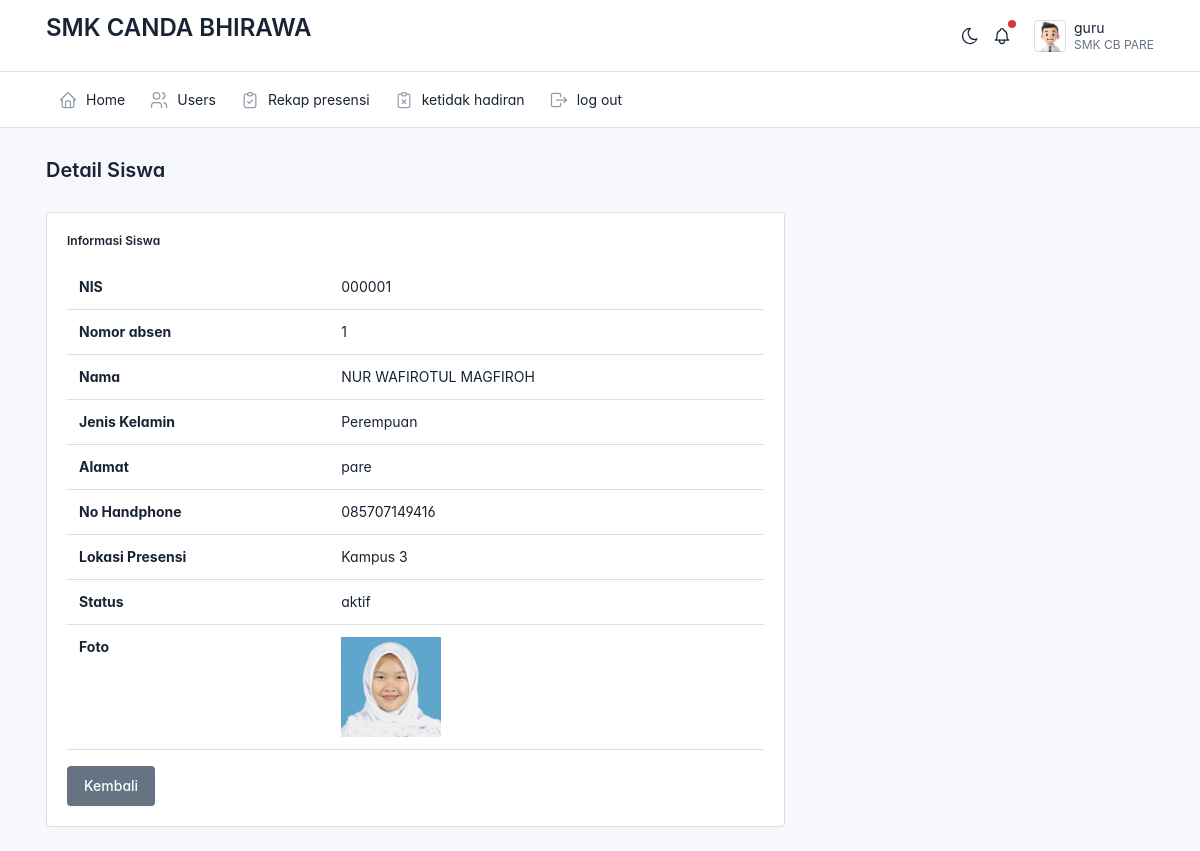
The page /pegawai/data_users/diteil.php?nis=000001 (signed in) on the database its author committed.
### tables this page shows
CREATE TABLE `siswa` (
  `id` int(11) NOT NULL,
  `nis` varchar(225) NOT NULL,
  `no_absen` varchar(2) NOT NULL,
  `nama` varchar(225) NOT NULL,
  `kelas` varchar(50) NOT NULL,
  `jenis_kelamin` varchar(20) NOT NULL,
  `alamat` varchar(20) NOT NULL,
  `no_handphone` varchar(50) NOT NULL,
  `lokasi_presensi` varchar(50) NOT NULL,
  `foto` varchar(67) NOT NULL,
  `status` varchar(12) NOT NULL
);

### pegawai/data_users/diteil.php (the view, shortened to what this page needs)
<?php
require_once('../../config.php');
$nis = $_GET['nis'] ?? null;
$stmt = $conection->prepare("SELECT * FROM siswa WHERE nis = ?");
$stmt->bind_param("s", $nis);
$stmt->execute();
$result = $stmt->get_result();
$student = $result->fetch_assoc();
include('../layout/header.php');
?>
<div class="page-header d-print-none">
    <div class="container-xl">
        <div class="row g-2 align-items-center">
            <div class="col">
                <h2 class="page-title">Detail Siswa</h2>
            </div>
        </div>
    </div>
</div>
<div class="page-body">
    <div class="container-xl">
        <div class="card col-md-8">
            <div class="card-body">
                <h5>Informasi Siswa</h5>
                <table class="table">
                    <tr>
                        <th>NIS</th>
                        <td><?= htmlspecialchars($student['nis']); ?></td>
                    </tr>
                    <tr>
                        <th>Nomor absen</th>
                        <td><?= htmlspecialchars($student['no_absen']); ?></td>
                    </tr>
                    <tr>
                        <th>Nama</th>
                        <td><?= htmlspecialchars($student['nama']); ?></td>
                    </tr>
                    <tr>
                        <th>Jenis Kelamin</th>
                        <td><?= htmlspecialchars($student['jenis_kelamin']); ?></td>
                    </tr>
                    <tr>
                        <th>Alamat</th>
                        <td><?= htmlspecialchars($student['alamat']); ?></td>
                    </tr>
                    <tr>
                        <th>No Handphone</th>
                        <td><?= htmlspecialchars($student['no_handphone']); ?></td>
                    </tr>
                    <tr>
                        <th>Lokasi Presensi</th>
                        <td><?= htmlspecialchars($student['lokasi_presensi']); ?></td>
                    </tr>
                    <tr>
                        <th>Status</th>
                        <td><?= htmlspecialchars($student['status']); ?></td>
                    </tr>
                    <tr>
                        <th>Foto</th>
                        <td>
                            <?php if (!empty($student['foto'])): ?>
                                <img src="<?= htmlspecialchars($student['foto']); ?>" width="100" alt="Foto Siswa">
                            <?php else: ?>
                                Tidak ada foto.
                            <?php endif; ?>
                        </td>
                    </tr>
                </table>
                <a href="users.php" class="btn btn-secondary">Kembali</a>
            </div>
        </div>
    </div>
</div>

### pegawai/layout/header.php (style rules this page uses)
:root { --tblr-font-sans-serif: 'Inter Var', -apple-system, BlinkMacSystemFont, San Francisco, Segoe UI, Roboto, Helvetica Neue, sans-serif; }
body { font-feature-settings: "cv03", "cv04", "cv11"; }

### rows shown on the page
siswa: nis "000001", no_absen "1", nama "NUR WAFIROTUL MAGFIROH", jenis_kelamin "Perempuan", alamat "pare", no_handphone "085707149416", lokasi_presensi "Kampus 3", status "aktif", foto (picture)

### other values the page prints
$nama "guru"
